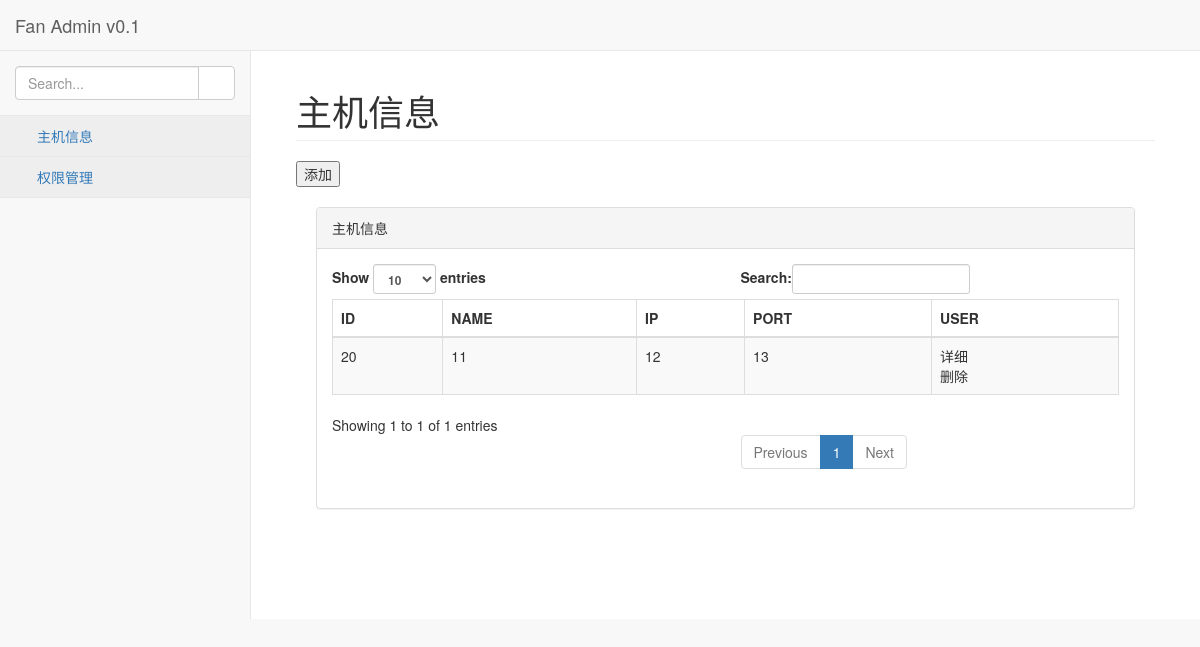
The app's page /index (signed in), older data.
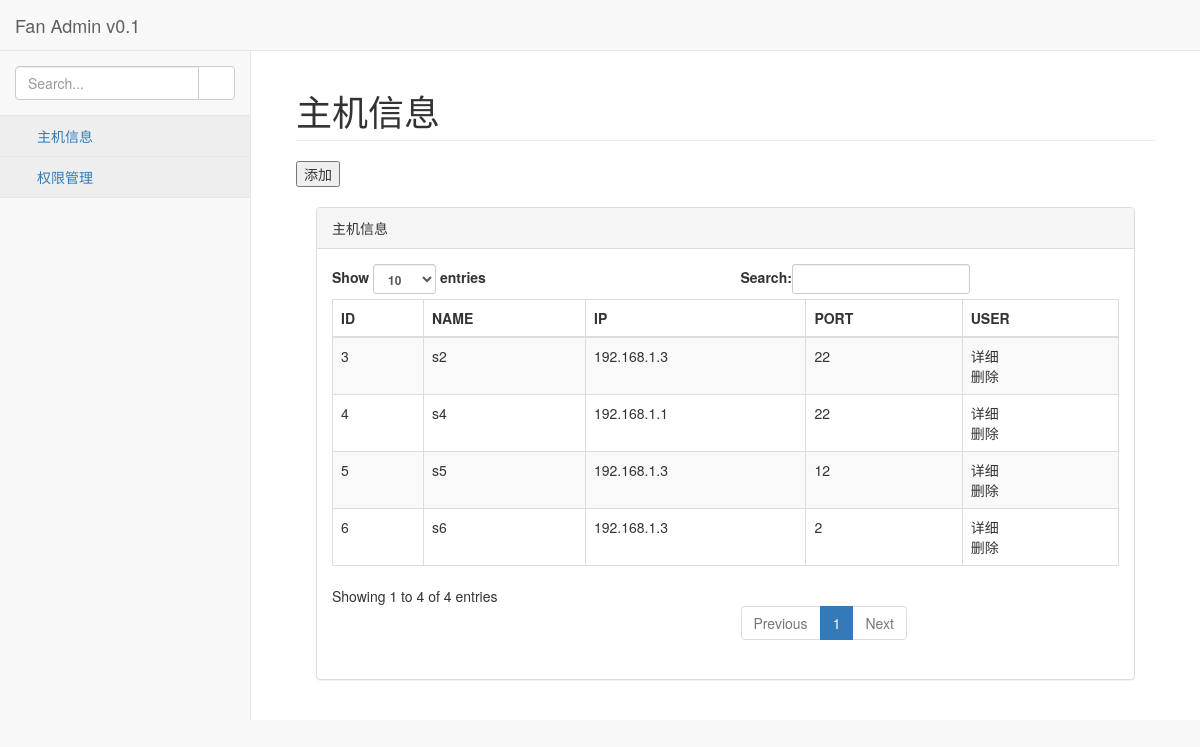
The same page, newer data.
### hostmanager/models.py (models this page shows, shortened)
class Host(models.Model):
    id = models.AutoField(primary_key=True)
    name = models.CharField(max_length=30)
    ip = models.GenericIPAddressField()
    port = models.IntegerField()
    users = models.CharField(max_length=30)
    class Meta:
        verbose_name = "主机"

### hostmanager/views.py (the view)
    def wrap(request, *args, **kwargs):
        if not request.session.get("name"):
            return redirect('/login')
        return func(request, *args, **kwargs)

### hostmanager/tests.py (called while the page is built)
    def process_request(self, request):
        print("m1")

    def process_response(self, request, response):
        print("m1, response")
        return response

    def process_request(self, request):
        print("m2")

    def process_response(self, request, response):
        print("m2, response")
        return response

### hostmanager/views.py (called while the page is built)
def lg(func):  # 验证用户登录装饰器
    def wrap(request, *args, **kwargs):
        if not request.session.get("name"):
            return redirect('/login')
        return func(request, *args, **kwargs)
    return wrap

@lg
def index(request):
    uid = request.session.get("id")
    name = request.session.get("name")
    data = models.Host.objects.all()
    return render(request, "index.html", {"host_list": data, "name": name, })

### templates/index.html (shortened to what this page needs)
{% extends "base.html" %}
{% block center %}
    <h1 class="page-header">主机信息</h1>
    <button onclick="a_host()">添加</button>
    <div id="host_info" style="padding: 20px;position: relative;">
    <div class="row">
                <div class="col-lg-12">
                    <div class="panel panel-default">
                        <div class="panel-heading">
                            主机信息
                        </div>
                        <div class="panel-body">
                            <table width="100%" class="table table-striped table-bordered table-hover" id="dataTables-example">
                                <thead>
                                    <tr>
                                        <th>ID</th>
                                        <th>NAME</th>
                                        <th>IP</th>
                                        <th>PORT</th>
                                        <th>USER</th>
                                    </tr>
                                </thead>
                                <tbody>
                                {% for i in host_list %}
                                <tr>
                                    <td>{{ i.id }}</td>
                                    <td>{{ i.name }}</td>
                                    <td>{{ i.ip }}</td>
                                    <td>{{ i.port }}</td>
                                    <td ><div class="host_info" host_id={{ i.id }}>详细</div>
                                    <div class="host_del" host_id={{ i.id }}>删除</div></td>
                                </tr>
                            {% endfor %}
                                </tbody>
                            </table>
                        </div>
                    </div>
                </div>
            </div>
    </div>
{% endblock %}

Row changes from the older to the newer data that the page shows:
removed Host: id "20", name "11", ip "12", port "13"
added Host: id "3", name "s2", ip "192.168.1.3", port "22"
added Host: id "4", name "s4", ip "192.168.1.1", port "22"
added Host: id "5", name "s5", ip "192.168.1.3", port "12"
added Host: id "6", name "s6", ip "192.168.1.3", port "2"
Text that changed along with them:
text written by a page script: "Show entries Search: Showing 1 to 1 of 1 entries Previous 1 Next" → "Show entries Search: Showing 1 to 4 of 4 entries Previous 1 Next"
